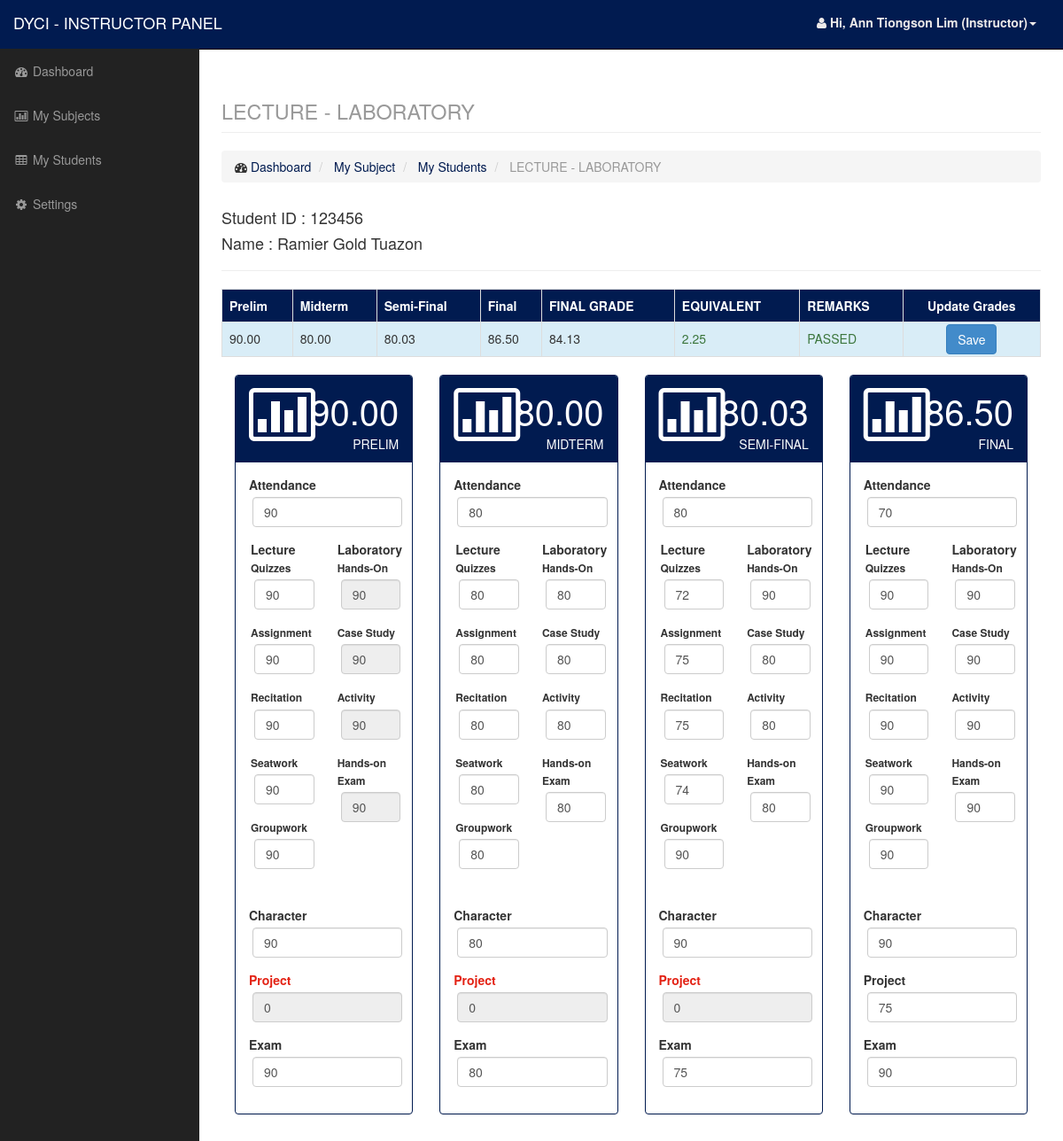
Screenshot of /teacher/leclab.php?studid=1&classid=14 (signed in) with the database file from the repository.
### tables this page shows
CREATE TABLE `student` (
  `id` int(11) NOT NULL,
  `studid` varchar(100) NOT NULL,
  `fname` varchar(50) NOT NULL,
  `midname` varchar(50) NOT NULL,
  `lname` varchar(50) NOT NULL,
  `college` varchar(50) NOT NULL,
  `course` varchar(100) NOT NULL,
  `year` varchar(50) NOT NULL,
  `section` varchar(50) NOT NULL
);

### teacher/leclab.php (the view, shortened to what the rows shown need)
<?php
include('include/header.php');
include('data/student_model.php');
$classid = isset($_GET['classid']) ? $_GET['classid'] : null;
$studid = isset($_GET['studid']) ? $_GET['studid'] : null;
$studentgrade = $student->getstudentgradeleclab($studid, $classid);
$mystudent = $student->getstudentbyid($studid);
?>
<div id="page-wrapper">
    <div class="container-fluid">
        <div class="row">
            <div class="col-lg-12">
                <h1 class="page-header">
                    <small>LECTURE - LABORATORY</small>
                </h1>
            </div>
        </div>
        <div class="row">
            <div class="col-lg-12">
                <?php foreach ($mystudent as $row) : ?>
                    <h4>Student ID : <?php echo $row['studid']; ?></h4>
                    <h4>Name : <?php echo $row['fname'] . ' ' . $row['midname'] . ' ' . $row['lname']; ?></h4>
                    <hr />
                <?php endforeach; ?>
                <div class="table-responsive">
                    <table class="table table-bordered">
                        <?php foreach ($mystudent as $row) : ?>
                            <tr class="bg-info">
                                <td><?php echo $studentgrade['prelim']; ?></td>
                                <td><?php echo $studentgrade['midterm']; ?></td>
                                <td><?php echo $studentgrade['semifinal']; ?></td>
                                <td><?php echo $studentgrade['final']; ?></td>
                                <td><?php echo $studentgrade['total']; ?></td>
                                <?php
                                    if ($studentgrade['eqtotal'] <= 3.0 && ($studentgrade['eqtotal'] >= 1.0)) {
                                        $class = 'text-success';
                                        $remarks = "PASSED";
                                    } elseif ($studentgrade['eqtotal'] >= 3.0 && ($studentgrade['eqtotal'] <= 5.0)) {
                                        $class = 'text-danger';
                                        $remarks = "FAILED";
                                    } else {
                                        $class = 'text-danger';
                                        $remarks = "NO GRADE";
                                    }
                                    ?>
                                <td class="<?php echo $class; ?>"><?php echo $studentgrade['eqtotal']; ?></td>
                                <td class="<?php echo $class; ?>"><?php echo $remarks; ?></td>
                                <td style="text-align:center;padding:2px"><button type="submit" class="btn btn-primary" onclick="submitForms()">Save</button> </td>
                            </tr>
                        <?php endforeach; ?>
                    </table>
                </div>
                <div class="col-lg-3 col-md-2">
                    <div class="panel panel-primary">
                    </div>
                </div>
                <div class="col-lg-3 col-md-3">
                    <div class="panel panel-primary">
                    </div>
                </div>
                <div class="col-lg-3 col-md-3">
                    <div class="panel panel-primary">
                    </div>
                </div>
                <div class="col-lg-3 col-md-3">
                    <div class="panel panel-primary">
                    </div>
                </div>
            </div>
        </div>
    </div>
    <?php include('include/footer.php');

### rows the page displays
student: studid "123456", fname "Ramier", midname "Gold", lname "Tuazon", remarks "PASSED"

### other values shown
$_SESSION['name'] "Ann Tiongson Lim"
$studentgrade['prelim'] "90.00"
$studentgrade['midterm'] "80.00"
$studentgrade['semifinal'] "80.03"
$studentgrade['final'] "86.50"
